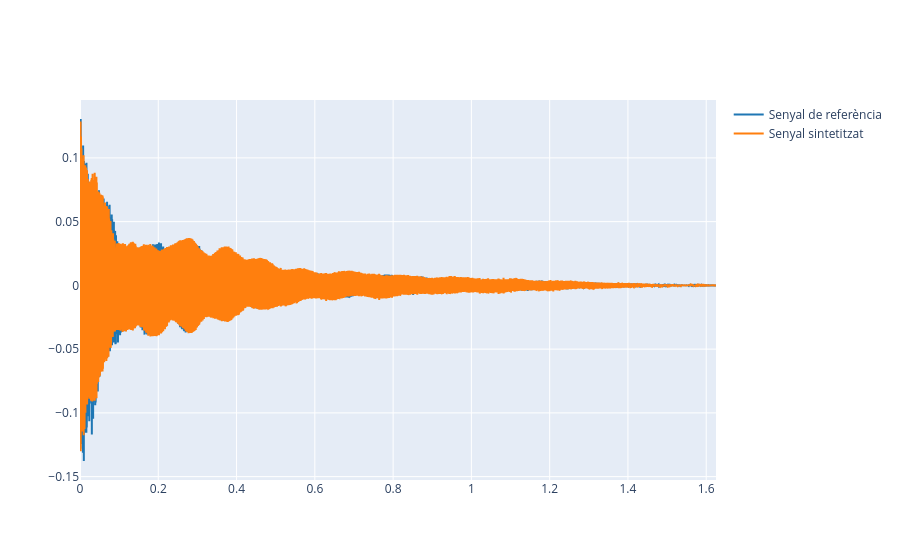

Notebook cell for this chart:
### Markdown cell above
1.2 Plot both reference and synthesised signal.

### Code cell
# Representació conjunta
plot_signals([reference, synth], fs, t_start=0, t_end=duration,
             name=['Senyal de referència', 'Senyal sintetitzat'])

### Figure 1 — Plotly figure (JSON) as saved in the notebook; plotly's stock layout.template omitted (floating-point values rounded to 4 significant figures; data arrays with more than 128 entries replaced by an {"elided": "..."} marker saying what was removed)
{"data": [{"line": {"color": "#1f77b4", "shape": "linear"}, "mode": "lines", "name": "Senyal de referència", "type": "scatter", "x": {"elided": "71663 float values"}, "y": {"elided": "71663 float values"}}, {"line": {"color": "#ff7f0e", "shape": "linear"}, "mode": "lines", "name": "Senyal sintetitzat", "type": "scatter", "x": {"elided": "71663 float values"}, "y": {"elided": "71663 float values"}}], "layout": {}}
